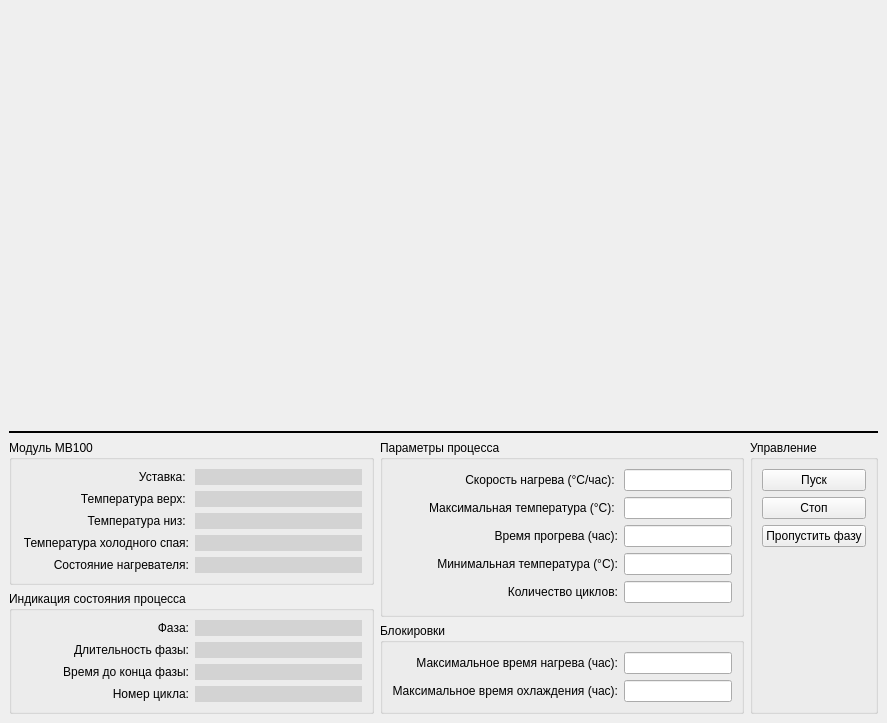
<ui version="4.0" >
 <class>MainWindow</class>
 <widget class="QMainWindow" name="MainWindow" >
  <property name="geometry" >
   <rect>
    <x>0</x>
    <y>0</y>
    <width>887</width>
    <height>723</height>
   </rect>
  </property>
  <property name="windowTitle" >
   <string>MainWindow</string>
  </property>
  <widget class="QWidget" name="centralwidget" >
   <layout class="QVBoxLayout" >
    <item>
     <widget class="QwtPlot" name="plot" >
      <property name="sizePolicy" >
       <sizepolicy vsizetype="Expanding" hsizetype="MinimumExpanding" >
        <horstretch>0</horstretch>
        <verstretch>0</verstretch>
       </sizepolicy>
      </property>
     </widget>
    </item>
    <item>
     <widget class="Line" name="line" >
      <property name="frameShadow" >
       <enum>QFrame::Plain</enum>
      </property>
      <property name="lineWidth" >
       <number>2</number>
      </property>
      <property name="orientation" >
       <enum>Qt::Horizontal</enum>
      </property>
     </widget>
    </item>
    <item>
     <layout class="QGridLayout" >
      <item row="0" column="0" >
       <widget class="QGroupBox" name="groupBox_4" >
        <property name="title" >
         <string>Модуль MB100</string>
        </property>
        <layout class="QGridLayout" >
         <item row="0" column="0" >
          <widget class="QLabel" name="label_14" >
           <property name="sizePolicy" >
            <sizepolicy vsizetype="Preferred" hsizetype="Expanding" >
             <horstretch>0</horstretch>
             <verstretch>0</verstretch>
            </sizepolicy>
           </property>
           <property name="text" >
            <string>Уставка: </string>
           </property>
           <property name="alignment" >
            <set>Qt::AlignRight|Qt::AlignTrailing|Qt::AlignVCenter</set>
           </property>
          </widget>
         </item>
         <item row="0" column="1" >
          <widget class="QLineEdit" name="le_ind_ust" >
           <property name="sizePolicy" >
            <sizepolicy vsizetype="Fixed" hsizetype="MinimumExpanding" >
             <horstretch>0</horstretch>
             <verstretch>0</verstretch>
            </sizepolicy>
           </property>
           <property name="styleSheet" >
            <string>background: lightgrey</string>
           </property>
           <property name="frame" >
            <bool>false</bool>
           </property>
           <property name="readOnly" >
            <bool>true</bool>
           </property>
          </widget>
         </item>
         <item row="1" column="0" >
          <widget class="QLabel" name="label_2" >
           <property name="sizePolicy" >
            <sizepolicy vsizetype="Preferred" hsizetype="Expanding" >
             <horstretch>0</horstretch>
             <verstretch>0</verstretch>
            </sizepolicy>
           </property>
           <property name="text" >
            <string>Температура верх: </string>
           </property>
           <property name="alignment" >
            <set>Qt::AlignRight|Qt::AlignTrailing|Qt::AlignVCenter</set>
           </property>
          </widget>
         </item>
         <item row="1" column="1" >
          <widget class="QLineEdit" name="le_ind_t1" >
           <property name="sizePolicy" >
            <sizepolicy vsizetype="Fixed" hsizetype="MinimumExpanding" >
             <horstretch>0</horstretch>
             <verstretch>0</verstretch>
            </sizepolicy>
           </property>
           <property name="styleSheet" >
            <string>background: lightgrey</string>
           </property>
           <property name="frame" >
            <bool>false</bool>
           </property>
           <property name="readOnly" >
            <bool>true</bool>
           </property>
          </widget>
         </item>
         <item row="2" column="0" >
          <widget class="QLabel" name="label_13" >
           <property name="sizePolicy" >
            <sizepolicy vsizetype="Preferred" hsizetype="Expanding" >
             <horstretch>0</horstretch>
             <verstretch>0</verstretch>
            </sizepolicy>
           </property>
           <property name="text" >
            <string>Температура низ: </string>
           </property>
           <property name="alignment" >
            <set>Qt::AlignRight|Qt::AlignTrailing|Qt::AlignVCenter</set>
           </property>
          </widget>
         </item>
         <item row="2" column="1" >
          <widget class="QLineEdit" name="le_ind_t2" >
           <property name="sizePolicy" >
            <sizepolicy vsizetype="Fixed" hsizetype="MinimumExpanding" >
             <horstretch>0</horstretch>
             <verstretch>0</verstretch>
            </sizepolicy>
           </property>
           <property name="styleSheet" >
            <string>background: lightgrey</string>
           </property>
           <property name="frame" >
            <bool>false</bool>
           </property>
           <property name="readOnly" >
            <bool>true</bool>
           </property>
          </widget>
         </item>
         <item row="3" column="0" >
          <widget class="QLabel" name="label_9" >
           <property name="text" >
            <string>Температура холодного спая:</string>
           </property>
           <property name="alignment" >
            <set>Qt::AlignRight|Qt::AlignTrailing|Qt::AlignVCenter</set>
           </property>
          </widget>
         </item>
         <item row="3" column="1" >
          <widget class="QLineEdit" name="le_ind_tcj" >
           <property name="sizePolicy" >
            <sizepolicy vsizetype="Fixed" hsizetype="MinimumExpanding" >
             <horstretch>0</horstretch>
             <verstretch>0</verstretch>
            </sizepolicy>
           </property>
           <property name="styleSheet" >
            <string>background: lightgrey</string>
           </property>
           <property name="frame" >
            <bool>false</bool>
           </property>
           <property name="readOnly" >
            <bool>true</bool>
           </property>
          </widget>
         </item>
         <item row="4" column="0" >
          <widget class="QLabel" name="label_10" >
           <property name="text" >
            <string>Состояние нагревателя:</string>
           </property>
           <property name="alignment" >
            <set>Qt::AlignRight|Qt::AlignTrailing|Qt::AlignVCenter</set>
           </property>
          </widget>
         </item>
         <item row="4" column="1" >
          <widget class="QLineEdit" name="le_ind_nagrevatel" >
           <property name="sizePolicy" >
            <sizepolicy vsizetype="Fixed" hsizetype="MinimumExpanding" >
             <horstretch>0</horstretch>
             <verstretch>0</verstretch>
            </sizepolicy>
           </property>
           <property name="styleSheet" >
            <string>background: lightgrey</string>
           </property>
           <property name="frame" >
            <bool>false</bool>
           </property>
           <property name="readOnly" >
            <bool>true</bool>
           </property>
          </widget>
         </item>
        </layout>
       </widget>
      </item>
      <item rowspan="2" row="0" column="1" >
       <widget class="QGroupBox" name="groupBox" >
        <property name="title" >
         <string>Параметры процесса</string>
        </property>
        <layout class="QGridLayout" >
         <item row="0" column="0" >
          <widget class="QLabel" name="label" >
           <property name="sizePolicy" >
            <sizepolicy vsizetype="Preferred" hsizetype="Expanding" >
             <horstretch>0</horstretch>
             <verstretch>0</verstretch>
            </sizepolicy>
           </property>
           <property name="text" >
            <string>Скорость нагрева (°С/час): </string>
           </property>
           <property name="alignment" >
            <set>Qt::AlignRight|Qt::AlignTrailing|Qt::AlignVCenter</set>
           </property>
          </widget>
         </item>
         <item row="0" column="1" >
          <widget class="QLineEdit" name="le_par_warmspeed" >
           <property name="sizePolicy" >
            <sizepolicy vsizetype="Fixed" hsizetype="Preferred" >
             <horstretch>0</horstretch>
             <verstretch>0</verstretch>
            </sizepolicy>
           </property>
          </widget>
         </item>
         <item row="1" column="0" >
          <widget class="QLabel" name="label_3" >
           <property name="sizePolicy" >
            <sizepolicy vsizetype="Preferred" hsizetype="Expanding" >
             <horstretch>0</horstretch>
             <verstretch>0</verstretch>
            </sizepolicy>
           </property>
           <property name="text" >
            <string>Максимальная температура (°С): </string>
           </property>
           <property name="alignment" >
            <set>Qt::AlignRight|Qt::AlignTrailing|Qt::AlignVCenter</set>
           </property>
          </widget>
         </item>
         <item row="1" column="1" >
          <widget class="QLineEdit" name="le_par_tempmax" >
           <property name="sizePolicy" >
            <sizepolicy vsizetype="Fixed" hsizetype="Preferred" >
             <horstretch>0</horstretch>
             <verstretch>0</verstretch>
            </sizepolicy>
           </property>
          </widget>
         </item>
         <item row="2" column="0" >
          <widget class="QLabel" name="label_5" >
           <property name="sizePolicy" >
            <sizepolicy vsizetype="Preferred" hsizetype="Expanding" >
             <horstretch>0</horstretch>
             <verstretch>0</verstretch>
            </sizepolicy>
           </property>
           <property name="text" >
            <string>Время прогрева (час):</string>
           </property>
           <property name="alignment" >
            <set>Qt::AlignRight|Qt::AlignTrailing|Qt::AlignVCenter</set>
           </property>
          </widget>
         </item>
         <item row="2" column="1" >
          <widget class="QLineEdit" name="le_par_progrevtime" >
           <property name="sizePolicy" >
            <sizepolicy vsizetype="Fixed" hsizetype="Preferred" >
             <horstretch>0</horstretch>
             <verstretch>0</verstretch>
            </sizepolicy>
           </property>
          </widget>
         </item>
         <item row="3" column="0" >
          <widget class="QLabel" name="label_6" >
           <property name="sizePolicy" >
            <sizepolicy vsizetype="Preferred" hsizetype="Expanding" >
             <horstretch>0</horstretch>
             <verstretch>0</verstretch>
            </sizepolicy>
           </property>
           <property name="text" >
            <string>Минимальная температура (°С):</string>
           </property>
           <property name="alignment" >
            <set>Qt::AlignRight|Qt::AlignTrailing|Qt::AlignVCenter</set>
           </property>
          </widget>
         </item>
         <item row="3" column="1" >
          <widget class="QLineEdit" name="le_par_tempmin" >
           <property name="sizePolicy" >
            <sizepolicy vsizetype="Fixed" hsizetype="Preferred" >
             <horstretch>0</horstretch>
             <verstretch>0</verstretch>
            </sizepolicy>
           </property>
          </widget>
         </item>
         <item row="4" column="0" >
          <widget class="QLabel" name="label_8" >
           <property name="sizePolicy" >
            <sizepolicy vsizetype="Preferred" hsizetype="Expanding" >
             <horstretch>0</horstretch>
             <verstretch>0</verstretch>
            </sizepolicy>
           </property>
           <property name="text" >
            <string>Количество циклов:</string>
           </property>
           <property name="alignment" >
            <set>Qt::AlignRight|Qt::AlignTrailing|Qt::AlignVCenter</set>
           </property>
          </widget>
         </item>
         <item row="4" column="1" >
          <widget class="QLineEdit" name="le_par_cycles" >
           <property name="sizePolicy" >
            <sizepolicy vsizetype="Fixed" hsizetype="Preferred" >
             <horstretch>0</horstretch>
             <verstretch>0</verstretch>
            </sizepolicy>
           </property>
          </widget>
         </item>
        </layout>
       </widget>
      </item>
      <item rowspan="3" row="0" column="2" >
       <widget class="QGroupBox" name="groupBox_2" >
        <property name="title" >
         <string>Управление</string>
        </property>
        <layout class="QVBoxLayout" >
         <item>
          <widget class="QPushButton" name="pb_start" >
           <property name="text" >
            <string>Пуск</string>
           </property>
          </widget>
         </item>
         <item>
          <widget class="QPushButton" name="pb_stop" >
           <property name="text" >
            <string>Стоп</string>
           </property>
          </widget>
         </item>
         <item>
          <widget class="QPushButton" name="pb_skip" >
           <property name="text" >
            <string>Пропустить фазу</string>
           </property>
          </widget>
         </item>
         <item>
          <spacer>
           <property name="orientation" >
            <enum>Qt::Vertical</enum>
           </property>
           <property name="sizeType" >
            <enum>QSizePolicy::Expanding</enum>
           </property>
           <property name="sizeHint" >
            <size>
             <width>20</width>
             <height>40</height>
            </size>
           </property>
          </spacer>
         </item>
        </layout>
       </widget>
      </item>
      <item rowspan="2" row="1" column="0" >
       <widget class="QGroupBox" name="groupBox_3" >
        <property name="title" >
         <string>Индикация состояния процесса</string>
        </property>
        <layout class="QGridLayout" >
         <item row="0" column="0" >
          <widget class="QLabel" name="label_12" >
           <property name="sizePolicy" >
            <sizepolicy vsizetype="Preferred" hsizetype="Expanding" >
             <horstretch>0</horstretch>
             <verstretch>0</verstretch>
            </sizepolicy>
           </property>
           <property name="text" >
            <string>Фаза:</string>
           </property>
           <property name="alignment" >
            <set>Qt::AlignRight|Qt::AlignTrailing|Qt::AlignVCenter</set>
           </property>
          </widget>
         </item>
         <item row="0" column="1" >
          <widget class="QLineEdit" name="le_ind_state" >
           <property name="sizePolicy" >
            <sizepolicy vsizetype="Fixed" hsizetype="MinimumExpanding" >
             <horstretch>0</horstretch>
             <verstretch>0</verstretch>
            </sizepolicy>
           </property>
           <property name="styleSheet" >
            <string>background: lightgrey</string>
           </property>
           <property name="frame" >
            <bool>false</bool>
           </property>
           <property name="readOnly" >
            <bool>true</bool>
           </property>
          </widget>
         </item>
         <item row="1" column="0" >
          <widget class="QLabel" name="label_11" >
           <property name="sizePolicy" >
            <sizepolicy vsizetype="Preferred" hsizetype="Expanding" >
             <horstretch>0</horstretch>
             <verstretch>0</verstretch>
            </sizepolicy>
           </property>
           <property name="text" >
            <string>Длительность фазы:</string>
           </property>
           <property name="alignment" >
            <set>Qt::AlignRight|Qt::AlignTrailing|Qt::AlignVCenter</set>
           </property>
          </widget>
         </item>
         <item row="1" column="1" >
          <widget class="QLineEdit" name="le_ind_state_time" >
           <property name="sizePolicy" >
            <sizepolicy vsizetype="Fixed" hsizetype="MinimumExpanding" >
             <horstretch>0</horstretch>
             <verstretch>0</verstretch>
            </sizepolicy>
           </property>
           <property name="styleSheet" >
            <string>background: lightgrey</string>
           </property>
           <property name="frame" >
            <bool>false</bool>
           </property>
           <property name="readOnly" >
            <bool>true</bool>
           </property>
          </widget>
         </item>
         <item row="2" column="0" >
          <widget class="QLabel" name="label_16" >
           <property name="sizePolicy" >
            <sizepolicy vsizetype="Preferred" hsizetype="Expanding" >
             <horstretch>0</horstretch>
             <verstretch>0</verstretch>
            </sizepolicy>
           </property>
           <property name="text" >
            <string>Время до конца фазы:</string>
           </property>
           <property name="alignment" >
            <set>Qt::AlignRight|Qt::AlignTrailing|Qt::AlignVCenter</set>
           </property>
          </widget>
         </item>
         <item row="2" column="1" >
          <widget class="QLineEdit" name="le_ind_state_remaining_time" >
           <property name="sizePolicy" >
            <sizepolicy vsizetype="Fixed" hsizetype="MinimumExpanding" >
             <horstretch>0</horstretch>
             <verstretch>0</verstretch>
            </sizepolicy>
           </property>
           <property name="styleSheet" >
            <string>background: lightgrey</string>
           </property>
           <property name="frame" >
            <bool>false</bool>
           </property>
           <property name="readOnly" >
            <bool>true</bool>
           </property>
          </widget>
         </item>
         <item row="3" column="0" >
          <widget class="QLabel" name="label_18" >
           <property name="sizePolicy" >
            <sizepolicy vsizetype="Preferred" hsizetype="Expanding" >
             <horstretch>0</horstretch>
             <verstretch>0</verstretch>
            </sizepolicy>
           </property>
           <property name="text" >
            <string>Номер цикла:</string>
           </property>
           <property name="alignment" >
            <set>Qt::AlignRight|Qt::AlignTrailing|Qt::AlignVCenter</set>
           </property>
          </widget>
         </item>
         <item row="3" column="1" >
          <widget class="QLineEdit" name="le_ind_cycle" >
           <property name="sizePolicy" >
            <sizepolicy vsizetype="Fixed" hsizetype="MinimumExpanding" >
             <horstretch>0</horstretch>
             <verstretch>0</verstretch>
            </sizepolicy>
           </property>
           <property name="styleSheet" >
            <string>background: lightgrey</string>
           </property>
           <property name="frame" >
            <bool>false</bool>
           </property>
           <property name="readOnly" >
            <bool>true</bool>
           </property>
          </widget>
         </item>
        </layout>
       </widget>
      </item>
      <item row="2" column="1" >
       <widget class="QGroupBox" name="groupBox_5" >
        <property name="title" >
         <string>Блокировки</string>
        </property>
        <layout class="QGridLayout" >
         <item row="0" column="0" >
          <widget class="QLabel" name="label_4" >
           <property name="sizePolicy" >
            <sizepolicy vsizetype="Preferred" hsizetype="Expanding" >
             <horstretch>0</horstretch>
             <verstretch>0</verstretch>
            </sizepolicy>
           </property>
           <property name="text" >
            <string>Максимальное время нагрева (час):</string>
           </property>
           <property name="alignment" >
            <set>Qt::AlignRight|Qt::AlignTrailing|Qt::AlignVCenter</set>
           </property>
          </widget>
         </item>
         <item row="0" column="1" >
          <widget class="QLineEdit" name="le_par_warmtimemax" >
           <property name="sizePolicy" >
            <sizepolicy vsizetype="Fixed" hsizetype="Preferred" >
             <horstretch>0</horstretch>
             <verstretch>0</verstretch>
            </sizepolicy>
           </property>
          </widget>
         </item>
         <item row="1" column="0" >
          <widget class="QLabel" name="label_7" >
           <property name="sizePolicy" >
            <sizepolicy vsizetype="Preferred" hsizetype="Expanding" >
             <horstretch>0</horstretch>
             <verstretch>0</verstretch>
            </sizepolicy>
           </property>
           <property name="text" >
            <string>Максимальное время охлаждения (час):</string>
           </property>
           <property name="alignment" >
            <set>Qt::AlignRight|Qt::AlignTrailing|Qt::AlignVCenter</set>
           </property>
          </widget>
         </item>
         <item row="1" column="1" >
          <widget class="QLineEdit" name="le_par_cooltimemax" >
           <property name="sizePolicy" >
            <sizepolicy vsizetype="Fixed" hsizetype="Preferred" >
             <horstretch>0</horstretch>
             <verstretch>0</verstretch>
            </sizepolicy>
           </property>
          </widget>
         </item>
        </layout>
       </widget>
      </item>
     </layout>
    </item>
   </layout>
  </widget>
  <widget class="QMenuBar" name="menubar" >
   <property name="geometry" >
    <rect>
     <x>0</x>
     <y>0</y>
     <width>887</width>
     <height>19</height>
    </rect>
   </property>
  </widget>
 </widget>
 <customwidgets>
  <customwidget>
   <class>QwtPlot</class>
   <extends>QFrame</extends>
   <header>qwt_plot.h</header>
  </customwidget>
 </customwidgets>
 <tabstops>
  <tabstop>le_par_warmspeed</tabstop>
  <tabstop>le_par_tempmax</tabstop>
  <tabstop>le_par_warmtimemax</tabstop>
  <tabstop>le_par_progrevtime</tabstop>
  <tabstop>le_par_tempmin</tabstop>
  <tabstop>le_par_cooltimemax</tabstop>
  <tabstop>le_par_cycles</tabstop>
 </tabstops>
 <resources/>
 <connections/>
</ui>
